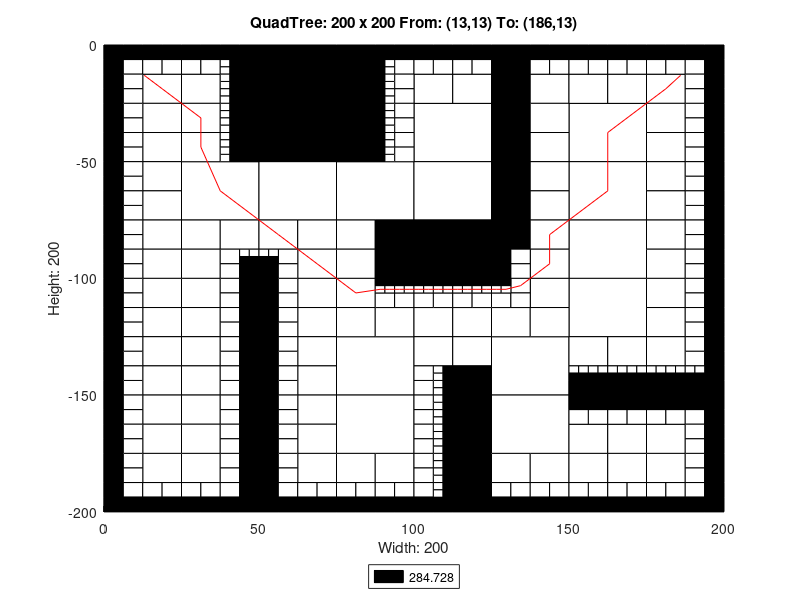

Write the MATLAB code that produced this figure.
axis([0 200 -200 0]);
title('QuadTree: 200 x 200 From: (13,13) To: (186,13)');
xlabel('Width: 200');
ylabel('Height: 200');
rectangle('Position',[50 -25 25 25], 'FaceColor',[0 0 0]);
rectangle('Position',[50 -50 25 25], 'FaceColor',[0 0 0]);
rectangle('Position',[25 -75 25 25], 'FaceColor',[1 1 1]);
rectangle('Position',[50 -75 25 25], 'FaceColor',[1 1 1]);
rectangle('Position',[75 -75 25 25], 'FaceColor',[1 1 1]);
rectangle('Position',[100 -50 25 25], 'FaceColor',[1 1 1]);
rectangle('Position',[150 -50 25 25], 'FaceColor',[1 1 1]);
rectangle('Position',[100 -75 25 25], 'FaceColor',[1 1 1]);
rectangle('Position',[100 -100 25 25], 'FaceColor',[0 0 0]);
rectangle('Position',[150 -75 25 25], 'FaceColor',[1 1 1]);
rectangle('Position',[150 -100 25 25], 'FaceColor',[1 1 1]);
rectangle('Position',[75 -150 25 25], 'FaceColor',[1 1 1]);
rectangle('Position',[75 -175 25 25], 'FaceColor',[1 1 1]);
rectangle('Position',[125 -150 25 25], 'FaceColor',[1 1 1]);
rectangle('Position',[150 -125 25 25], 'FaceColor',[1 1 1]);
rectangle('Position',[125 -175 25 25], 'FaceColor',[1 1 1]);
rectangle('Position',[12.5 -25 12.5 12.5], 'FaceColor',[1 1 1]);
rectangle('Position',[25 -25 12.5 12.5], 'FaceColor',[1 1 1]);
rectangle('Position',[12.5 -37.5 12.5 12.5], 'FaceColor',[1 1 1]);
rectangle('Position',[12.5 -50 12.5 12.5], 'FaceColor',[1 1 1]);
rectangle('Position',[25 -37.5 12.5 12.5], 'FaceColor',[1 1 1]);
rectangle('Position',[25 -50 12.5 12.5], 'FaceColor',[1 1 1]);
rectangle('Position',[75 -12.5 12.5 12.5], 'FaceColor',[0 0 0]);
rectangle('Position',[75 -25 12.5 12.5], 'FaceColor',[0 0 0]);
rectangle('Position',[75 -37.5 12.5 12.5], 'FaceColor',[0 0 0]);
rectangle('Position',[75 -50 12.5 12.5], 'FaceColor',[0 0 0]);
rectangle('Position',[12.5 -62.5 12.5 12.5], 'FaceColor',[1 1 1]);
rectangle('Position',[12.5 -75 12.5 12.5], 'FaceColor',[1 1 1]);
rectangle('Position',[12.5 -87.5 12.5 12.5], 'FaceColor',[1 1 1]);
rectangle('Position',[12.5 -100 12.5 12.5], 'FaceColor',[1 1 1]);
rectangle('Position',[25 -87.5 12.5 12.5], 'FaceColor',[1 1 1]);
rectangle('Position',[37.5 -87.5 12.5 12.5], 'FaceColor',[1 1 1]);
rectangle('Position',[25 -100 12.5 12.5], 'FaceColor',[1 1 1]);
rectangle('Position',[50 -87.5 12.5 12.5], 'FaceColor',[1 1 1]);
rectangle('Position',[62.5 -87.5 12.5 12.5], 'FaceColor',[1 1 1]);
rectangle('Position',[62.5 -100 12.5 12.5], 'FaceColor',[1 1 1]);
rectangle('Position',[75 -87.5 12.5 12.5], 'FaceColor',[1 1 1]);
rectangle('Position',[87.5 -87.5 12.5 12.5], 'FaceColor',[0 0 0]);
rectangle('Position',[75 -100 12.5 12.5], 'FaceColor',[1 1 1]);
rectangle('Position',[87.5 -100 12.5 12.5], 'FaceColor',[0 0 0]);
rectangle('Position',[100 -25 12.5 12.5], 'FaceColor',[1 1 1]);
rectangle('Position',[112.5 -25 12.5 12.5], 'FaceColor',[1 1 1]);
rectangle('Position',[125 -12.5 12.5 12.5], 'FaceColor',[0 0 0]);
rectangle('Position',[125 -25 12.5 12.5], 'FaceColor',[0 0 0]);
rectangle('Position',[137.5 -25 12.5 12.5], 'FaceColor',[1 1 1]);
rectangle('Position',[125 -37.5 12.5 12.5], 'FaceColor',[0 0 0]);
rectangle('Position',[137.5 -37.5 12.5 12.5], 'FaceColor',[1 1 1]);
rectangle('Position',[125 -50 12.5 12.5], 'FaceColor',[0 0 0]);
rectangle('Position',[137.5 -50 12.5 12.5], 'FaceColor',[1 1 1]);
rectangle('Position',[150 -25 12.5 12.5], 'FaceColor',[1 1 1]);
rectangle('Position',[162.5 -25 12.5 12.5], 'FaceColor',[1 1 1]);
rectangle('Position',[175 -25 12.5 12.5], 'FaceColor',[1 1 1]);
rectangle('Position',[175 -37.5 12.5 12.5], 'FaceColor',[1 1 1]);
rectangle('Position',[175 -50 12.5 12.5], 'FaceColor',[1 1 1]);
rectangle('Position',[125 -62.5 12.5 12.5], 'FaceColor',[0 0 0]);
rectangle('Position',[137.5 -62.5 12.5 12.5], 'FaceColor',[1 1 1]);
rectangle('Position',[125 -75 12.5 12.5], 'FaceColor',[0 0 0]);
rectangle('Position',[137.5 -75 12.5 12.5], 'FaceColor',[1 1 1]);
rectangle('Position',[125 -87.5 12.5 12.5], 'FaceColor',[0 0 0]);
rectangle('Position',[137.5 -87.5 12.5 12.5], 'FaceColor',[1 1 1]);
rectangle('Position',[137.5 -100 12.5 12.5], 'FaceColor',[1 1 1]);
rectangle('Position',[175 -62.5 12.5 12.5], 'FaceColor',[1 1 1]);
rectangle('Position',[175 -75 12.5 12.5], 'FaceColor',[1 1 1]);
rectangle('Position',[175 -87.5 12.5 12.5], 'FaceColor',[1 1 1]);
rectangle('Position',[175 -100 12.5 12.5], 'FaceColor',[1 1 1]);
rectangle('Position',[12.5 -112.5 12.5 12.5], 'FaceColor',[1 1 1]);
rectangle('Position',[12.5 -125 12.5 12.5], 'FaceColor',[1 1 1]);
rectangle('Position',[25 -112.5 12.5 12.5], 'FaceColor',[1 1 1]);
rectangle('Position',[25 -125 12.5 12.5], 'FaceColor',[1 1 1]);
rectangle('Position',[12.5 -137.5 12.5 12.5], 'FaceColor',[1 1 1]);
rectangle('Position',[12.5 -150 12.5 12.5], 'FaceColor',[1 1 1]);
rectangle('Position',[25 -137.5 12.5 12.5], 'FaceColor',[1 1 1]);
rectangle('Position',[25 -150 12.5 12.5], 'FaceColor',[1 1 1]);
rectangle('Position',[62.5 -112.5 12.5 12.5], 'FaceColor',[1 1 1]);
rectangle('Position',[62.5 -125 12.5 12.5], 'FaceColor',[1 1 1]);
rectangle('Position',[75 -112.5 12.5 12.5], 'FaceColor',[1 1 1]);
rectangle('Position',[75 -125 12.5 12.5], 'FaceColor',[1 1 1]);
rectangle('Position',[87.5 -125 12.5 12.5], 'FaceColor',[1 1 1]);
rectangle('Position',[62.5 -137.5 12.5 12.5], 'FaceColor',[1 1 1]);
rectangle('Position',[62.5 -150 12.5 12.5], 'FaceColor',[1 1 1]);
rectangle('Position',[12.5 -162.5 12.5 12.5], 'FaceColor',[1 1 1]);
rectangle('Position',[12.5 -175 12.5 12.5], 'FaceColor',[1 1 1]);
rectangle('Position',[25 -162.5 12.5 12.5], 'FaceColor',[1 1 1]);
rectangle('Position',[25 -175 12.5 12.5], 'FaceColor',[1 1 1]);
rectangle('Position',[12.5 -187.5 12.5 12.5], 'FaceColor',[1 1 1]);
rectangle('Position',[25 -187.5 12.5 12.5], 'FaceColor',[1 1 1]);
rectangle('Position',[62.5 -162.5 12.5 12.5], 'FaceColor',[1 1 1]);
rectangle('Position',[62.5 -175 12.5 12.5], 'FaceColor',[1 1 1]);
rectangle('Position',[62.5 -187.5 12.5 12.5], 'FaceColor',[1 1 1]);
rectangle('Position',[75 -187.5 12.5 12.5], 'FaceColor',[1 1 1]);
rectangle('Position',[87.5 -187.5 12.5 12.5], 'FaceColor',[1 1 1]);
rectangle('Position',[100 -125 12.5 12.5], 'FaceColor',[1 1 1]);
rectangle('Position',[112.5 -125 12.5 12.5], 'FaceColor',[1 1 1]);
rectangle('Position',[137.5 -112.5 12.5 12.5], 'FaceColor',[1 1 1]);
rectangle('Position',[125 -125 12.5 12.5], 'FaceColor',[1 1 1]);
rectangle('Position',[137.5 -125 12.5 12.5], 'FaceColor',[1 1 1]);
rectangle('Position',[100 -137.5 12.5 12.5], 'FaceColor',[1 1 1]);
rectangle('Position',[112.5 -137.5 12.5 12.5], 'FaceColor',[1 1 1]);
rectangle('Position',[112.5 -150 12.5 12.5], 'FaceColor',[0 0 0]);
rectangle('Position',[175 -112.5 12.5 12.5], 'FaceColor',[1 1 1]);
rectangle('Position',[175 -125 12.5 12.5], 'FaceColor',[1 1 1]);
rectangle('Position',[150 -137.5 12.5 12.5], 'FaceColor',[1 1 1]);
rectangle('Position',[162.5 -137.5 12.5 12.5], 'FaceColor',[1 1 1]);
rectangle('Position',[175 -137.5 12.5 12.5], 'FaceColor',[1 1 1]);
rectangle('Position',[112.5 -162.5 12.5 12.5], 'FaceColor',[0 0 0]);
rectangle('Position',[112.5 -175 12.5 12.5], 'FaceColor',[0 0 0]);
rectangle('Position',[112.5 -187.5 12.5 12.5], 'FaceColor',[0 0 0]);
rectangle('Position',[112.5 -200 12.5 12.5], 'FaceColor',[0 0 0]);
rectangle('Position',[125 -187.5 12.5 12.5], 'FaceColor',[1 1 1]);
rectangle('Position',[137.5 -187.5 12.5 12.5], 'FaceColor',[1 1 1]);
rectangle('Position',[150 -175 12.5 12.5], 'FaceColor',[1 1 1]);
rectangle('Position',[162.5 -175 12.5 12.5], 'FaceColor',[1 1 1]);
rectangle('Position',[175 -175 12.5 12.5], 'FaceColor',[1 1 1]);
rectangle('Position',[150 -187.5 12.5 12.5], 'FaceColor',[1 1 1]);
rectangle('Position',[162.5 -187.5 12.5 12.5], 'FaceColor',[1 1 1]);
rectangle('Position',[175 -187.5 12.5 12.5], 'FaceColor',[1 1 1]);
rectangle('Position',[0 -6.25 6.25 6.25], 'FaceColor',[0 0 0]);
rectangle('Position',[6.25 -6.25 6.25 6.25], 'FaceColor',[0 0 0]);
rectangle('Position',[0 -12.5 6.25 6.25], 'FaceColor',[0 0 0]);
rectangle('Position',[6.25 -12.5 6.25 6.25], 'FaceColor',[1 1 1]);
rectangle('Position',[12.5 -6.25 6.25 6.25], 'FaceColor',[0 0 0]);
rectangle('Position',[18.75 -6.25 6.25 6.25], 'FaceColor',[0 0 0]);
rectangle('Position',[12.5 -12.5 6.25 6.25], 'FaceColor',[1 1 1]);
rectangle('Position',[18.75 -12.5 6.25 6.25], 'FaceColor',[1 1 1]);
rectangle('Position',[0 -18.75 6.25 6.25], 'FaceColor',[0 0 0]);
rectangle('Position',[6.25 -18.75 6.25 6.25], 'FaceColor',[1 1 1]);
rectangle('Position',[0 -25 6.25 6.25], 'FaceColor',[0 0 0]);
rectangle('Position',[6.25 -25 6.25 6.25], 'FaceColor',[1 1 1]);
rectangle('Position',[25 -6.25 6.25 6.25], 'FaceColor',[0 0 0]);
rectangle('Position',[31.25 -6.25 6.25 6.25], 'FaceColor',[0 0 0]);
rectangle('Position',[25 -12.5 6.25 6.25], 'FaceColor',[1 1 1]);
rectangle('Position',[31.25 -12.5 6.25 6.25], 'FaceColor',[1 1 1]);
rectangle('Position',[37.5 -6.25 6.25 6.25], 'FaceColor',[0 0 0]);
rectangle('Position',[43.75 -6.25 6.25 6.25], 'FaceColor',[0 0 0]);
rectangle('Position',[43.75 -12.5 6.25 6.25], 'FaceColor',[0 0 0]);
rectangle('Position',[43.75 -18.75 6.25 6.25], 'FaceColor',[0 0 0]);
rectangle('Position',[43.75 -25 6.25 6.25], 'FaceColor',[0 0 0]);
rectangle('Position',[0 -31.25 6.25 6.25], 'FaceColor',[0 0 0]);
rectangle('Position',[6.25 -31.25 6.25 6.25], 'FaceColor',[1 1 1]);
rectangle('Position',[0 -37.5 6.25 6.25], 'FaceColor',[0 0 0]);
rectangle('Position',[6.25 -37.5 6.25 6.25], 'FaceColor',[1 1 1]);
rectangle('Position',[0 -43.75 6.25 6.25], 'FaceColor',[0 0 0]);
rectangle('Position',[6.25 -43.75 6.25 6.25], 'FaceColor',[1 1 1]);
rectangle('Position',[0 -50 6.25 6.25], 'FaceColor',[0 0 0]);
rectangle('Position',[6.25 -50 6.25 6.25], 'FaceColor',[1 1 1]);
rectangle('Position',[43.75 -31.25 6.25 6.25], 'FaceColor',[0 0 0]);
rectangle('Position',[43.75 -37.5 6.25 6.25], 'FaceColor',[0 0 0]);
rectangle('Position',[43.75 -43.75 6.25 6.25], 'FaceColor',[0 0 0]);
rectangle('Position',[43.75 -50 6.25 6.25], 'FaceColor',[0 0 0]);
rectangle('Position',[87.5 -6.25 6.25 6.25], 'FaceColor',[0 0 0]);
rectangle('Position',[93.75 -6.25 6.25 6.25], 'FaceColor',[0 0 0]);
rectangle('Position',[93.75 -12.5 6.25 6.25], 'FaceColor',[1 1 1]);
rectangle('Position',[93.75 -18.75 6.25 6.25], 'FaceColor',[1 1 1]);
rectangle('Position',[93.75 -25 6.25 6.25], 'FaceColor',[1 1 1]);
rectangle('Position',[93.75 -31.25 6.25 6.25], 'FaceColor',[1 1 1]);
rectangle('Position',[93.75 -37.5 6.25 6.25], 'FaceColor',[1 1 1]);
rectangle('Position',[93.75 -43.75 6.25 6.25], 'FaceColor',[1 1 1]);
rectangle('Position',[93.75 -50 6.25 6.25], 'FaceColor',[1 1 1]);
rectangle('Position',[0 -56.25 6.25 6.25], 'FaceColor',[0 0 0]);
rectangle('Position',[6.25 -56.25 6.25 6.25], 'FaceColor',[1 1 1]);
rectangle('Position',[0 -62.5 6.25 6.25], 'FaceColor',[0 0 0]);
rectangle('Position',[6.25 -62.5 6.25 6.25], 'FaceColor',[1 1 1]);
rectangle('Position',[0 -68.75 6.25 6.25], 'FaceColor',[0 0 0]);
rectangle('Position',[6.25 -68.75 6.25 6.25], 'FaceColor',[1 1 1]);
rectangle('Position',[0 -75 6.25 6.25], 'FaceColor',[0 0 0]);
rectangle('Position',[6.25 -75 6.25 6.25], 'FaceColor',[1 1 1]);
rectangle('Position',[0 -81.25 6.25 6.25], 'FaceColor',[0 0 0]);
rectangle('Position',[6.25 -81.25 6.25 6.25], 'FaceColor',[1 1 1]);
rectangle('Position',[0 -87.5 6.25 6.25], 'FaceColor',[0 0 0]);
rectangle('Position',[6.25 -87.5 6.25 6.25], 'FaceColor',[1 1 1]);
rectangle('Position',[0 -93.75 6.25 6.25], 'FaceColor',[0 0 0]);
rectangle('Position',[6.25 -93.75 6.25 6.25], 'FaceColor',[1 1 1]);
rectangle('Position',[0 -100 6.25 6.25], 'FaceColor',[0 0 0]);
rectangle('Position',[6.25 -100 6.25 6.25], 'FaceColor',[1 1 1]);
rectangle('Position',[37.5 -93.75 6.25 6.25], 'FaceColor',[1 1 1]);
rectangle('Position',[37.5 -100 6.25 6.25], 'FaceColor',[1 1 1]);
rectangle('Position',[43.75 -100 6.25 6.25], 'FaceColor',[0 0 0]);
rectangle('Position',[56.25 -93.75 6.25 6.25], 'FaceColor',[1 1 1]);
rectangle('Position',[50 -100 6.25 6.25], 'FaceColor',[0 0 0]);
rectangle('Position',[56.25 -100 6.25 6.25], 'FaceColor',[1 1 1]);
rectangle('Position',[100 -6.25 6.25 6.25], 'FaceColor',[0 0 0]);
rectangle('Position',[106.25 -6.25 6.25 6.25], 'FaceColor',[0 0 0]);
rectangle('Position',[100 -12.5 6.25 6.25], 'FaceColor',[1 1 1]);
rectangle('Position',[106.25 -12.5 6.25 6.25], 'FaceColor',[1 1 1]);
rectangle('Position',[112.5 -6.25 6.25 6.25], 'FaceColor',[0 0 0]);
rectangle('Position',[118.75 -6.25 6.25 6.25], 'FaceColor',[0 0 0]);
rectangle('Position',[112.5 -12.5 6.25 6.25], 'FaceColor',[1 1 1]);
rectangle('Position',[118.75 -12.5 6.25 6.25], 'FaceColor',[1 1 1]);
rectangle('Position',[137.5 -6.25 6.25 6.25], 'FaceColor',[0 0 0]);
rectangle('Position',[143.75 -6.25 6.25 6.25], 'FaceColor',[0 0 0]);
rectangle('Position',[137.5 -12.5 6.25 6.25], 'FaceColor',[1 1 1]);
rectangle('Position',[143.75 -12.5 6.25 6.25], 'FaceColor',[1 1 1]);
rectangle('Position',[150 -6.25 6.25 6.25], 'FaceColor',[0 0 0]);
rectangle('Position',[156.25 -6.25 6.25 6.25], 'FaceColor',[0 0 0]);
rectangle('Position',[150 -12.5 6.25 6.25], 'FaceColor',[1 1 1]);
rectangle('Position',[156.25 -12.5 6.25 6.25], 'FaceColor',[1 1 1]);
rectangle('Position',[162.5 -6.25 6.25 6.25], 'FaceColor',[0 0 0]);
rectangle('Position',[168.75 -6.25 6.25 6.25], 'FaceColor',[0 0 0]);
rectangle('Position',[162.5 -12.5 6.25 6.25], 'FaceColor',[1 1 1]);
rectangle('Position',[168.75 -12.5 6.25 6.25], 'FaceColor',[1 1 1]);
rectangle('Position',[175 -6.25 6.25 6.25], 'FaceColor',[0 0 0]);
rectangle('Position',[181.25 -6.25 6.25 6.25], 'FaceColor',[0 0 0]);
rectangle('Position',[175 -12.5 6.25 6.25], 'FaceColor',[1 1 1]);
rectangle('Position',[181.25 -12.5 6.25 6.25], 'FaceColor',[1 1 1]);
rectangle('Position',[187.5 -6.25 6.25 6.25], 'FaceColor',[0 0 0]);
rectangle('Position',[193.75 -6.25 6.25 6.25], 'FaceColor',[0 0 0]);
rectangle('Position',[187.5 -12.5 6.25 6.25], 'FaceColor',[1 1 1]);
rectangle('Position',[193.75 -12.5 6.25 6.25], 'FaceColor',[0 0 0]);
rectangle('Position',[187.5 -18.75 6.25 6.25], 'FaceColor',[1 1 1]);
rectangle('Position',[193.75 -18.75 6.25 6.25], 'FaceColor',[0 0 0]);
rectangle('Position',[187.5 -25 6.25 6.25], 'FaceColor',[1 1 1]);
rectangle('Position',[193.75 -25 6.25 6.25], 'FaceColor',[0 0 0]);
rectangle('Position',[187.5 -31.25 6.25 6.25], 'FaceColor',[1 1 1]);
rectangle('Position',[193.75 -31.25 6.25 6.25], 'FaceColor',[0 0 0]);
rectangle('Position',[187.5 -37.5 6.25 6.25], 'FaceColor',[1 1 1]);
rectangle('Position',[193.75 -37.5 6.25 6.25], 'FaceColor',[0 0 0]);
rectangle('Position',[187.5 -43.75 6.25 6.25], 'FaceColor',[1 1 1]);
rectangle('Position',[193.75 -43.75 6.25 6.25], 'FaceColor',[0 0 0]);
rectangle('Position',[187.5 -50 6.25 6.25], 'FaceColor',[1 1 1]);
rectangle('Position',[193.75 -50 6.25 6.25], 'FaceColor',[0 0 0]);
rectangle('Position',[125 -93.75 6.25 6.25], 'FaceColor',[0 0 0]);
rectangle('Position',[131.25 -93.75 6.25 6.25], 'FaceColor',[1 1 1]);
rectangle('Position',[125 -100 6.25 6.25], 'FaceColor',[0 0 0]);
rectangle('Position',[131.25 -100 6.25 6.25], 'FaceColor',[1 1 1]);
rectangle('Position',[187.5 -56.25 6.25 6.25], 'FaceColor',[1 1 1]);
rectangle('Position',[193.75 -56.25 6.25 6.25], 'FaceColor',[0 0 0]);
rectangle('Position',[187.5 -62.5 6.25 6.25], 'FaceColor',[1 1 1]);
rectangle('Position',[193.75 -62.5 6.25 6.25], 'FaceColor',[0 0 0]);
rectangle('Position',[187.5 -68.75 6.25 6.25], 'FaceColor',[1 1 1]);
rectangle('Position',[193.75 -68.75 6.25 6.25], 'FaceColor',[0 0 0]);
rectangle('Position',[187.5 -75 6.25 6.25], 'FaceColor',[1 1 1]);
rectangle('Position',[193.75 -75 6.25 6.25], 'FaceColor',[0 0 0]);
rectangle('Position',[187.5 -81.25 6.25 6.25], 'FaceColor',[1 1 1]);
rectangle('Position',[193.75 -81.25 6.25 6.25], 'FaceColor',[0 0 0]);
rectangle('Position',[187.5 -87.5 6.25 6.25], 'FaceColor',[1 1 1]);
rectangle('Position',[193.75 -87.5 6.25 6.25], 'FaceColor',[0 0 0]);
rectangle('Position',[187.5 -93.75 6.25 6.25], 'FaceColor',[1 1 1]);
rectangle('Position',[193.75 -93.75 6.25 6.25], 'FaceColor',[0 0 0]);
rectangle('Position',[187.5 -100 6.25 6.25], 'FaceColor',[1 1 1]);
rectangle('Position',[193.75 -100 6.25 6.25], 'FaceColor',[0 0 0]);
rectangle('Position',[0 -106.25 6.25 6.25], 'FaceColor',[0 0 0]);
rectangle('Position',[6.25 -106.25 6.25 6.25], 'FaceColor',[1 1 1]);
rectangle('Position',[0 -112.5 6.25 6.25], 'FaceColor',[0 0 0]);
rectangle('Position',[6.25 -112.5 6.25 6.25], 'FaceColor',[1 1 1]);
rectangle('Position',[0 -118.75 6.25 6.25], 'FaceColor',[0 0 0]);
rectangle('Position',[6.25 -118.75 6.25 6.25], 'FaceColor',[1 1 1]);
rectangle('Position',[0 -125 6.25 6.25], 'FaceColor',[0 0 0]);
rectangle('Position',[6.25 -125 6.25 6.25], 'FaceColor',[1 1 1]);
rectangle('Position',[37.5 -106.25 6.25 6.25], 'FaceColor',[1 1 1]);
rectangle('Position',[43.75 -106.25 6.25 6.25], 'FaceColor',[0 0 0]);
rectangle('Position',[37.5 -112.5 6.25 6.25], 'FaceColor',[1 1 1]);
rectangle('Position',[43.75 -112.5 6.25 6.25], 'FaceColor',[0 0 0]);
rectangle('Position',[37.5 -118.75 6.25 6.25], 'FaceColor',[1 1 1]);
rectangle('Position',[43.75 -118.75 6.25 6.25], 'FaceColor',[0 0 0]);
rectangle('Position',[37.5 -125 6.25 6.25], 'FaceColor',[1 1 1]);
rectangle('Position',[43.75 -125 6.25 6.25], 'FaceColor',[0 0 0]);
rectangle('Position',[0 -131.25 6.25 6.25], 'FaceColor',[0 0 0]);
rectangle('Position',[6.25 -131.25 6.25 6.25], 'FaceColor',[1 1 1]);
rectangle('Position',[0 -137.5 6.25 6.25], 'FaceColor',[0 0 0]);
rectangle('Position',[6.25 -137.5 6.25 6.25], 'FaceColor',[1 1 1]);
rectangle('Position',[0 -143.75 6.25 6.25], 'FaceColor',[0 0 0]);
rectangle('Position',[6.25 -143.75 6.25 6.25], 'FaceColor',[1 1 1]);
rectangle('Position',[0 -150 6.25 6.25], 'FaceColor',[0 0 0]);
rectangle('Position',[6.25 -150 6.25 6.25], 'FaceColor',[1 1 1]);
rectangle('Position',[37.5 -131.25 6.25 6.25], 'FaceColor',[1 1 1]);
rectangle('Position',[43.75 -131.25 6.25 6.25], 'FaceColor',[0 0 0]);
rectangle('Position',[37.5 -137.5 6.25 6.25], 'FaceColor',[1 1 1]);
rectangle('Position',[43.75 -137.5 6.25 6.25], 'FaceColor',[0 0 0]);
rectangle('Position',[37.5 -143.75 6.25 6.25], 'FaceColor',[1 1 1]);
rectangle('Position',[43.75 -143.75 6.25 6.25], 'FaceColor',[0 0 0]);
rectangle('Position',[37.5 -150 6.25 6.25], 'FaceColor',[1 1 1]);
rectangle('Position',[43.75 -150 6.25 6.25], 'FaceColor',[0 0 0]);
rectangle('Position',[50 -106.25 6.25 6.25], 'FaceColor',[0 0 0]);
rectangle('Position',[56.25 -106.25 6.25 6.25], 'FaceColor',[1 1 1]);
rectangle('Position',[50 -112.5 6.25 6.25], 'FaceColor',[0 0 0]);
rectangle('Position',[56.25 -112.5 6.25 6.25], 'FaceColor',[1 1 1]);
rectangle('Position',[50 -118.75 6.25 6.25], 'FaceColor',[0 0 0]);
rectangle('Position',[56.25 -118.75 6.25 6.25], 'FaceColor',[1 1 1]);
rectangle('Position',[50 -125 6.25 6.25], 'FaceColor',[0 0 0]);
rectangle('Position',[56.25 -125 6.25 6.25], 'FaceColor',[1 1 1]);
rectangle('Position',[87.5 -112.5 6.25 6.25], 'FaceColor',[1 1 1]);
rectangle('Position',[93.75 -112.5 6.25 6.25], 'FaceColor',[1 1 1]);
rectangle('Position',[50 -131.25 6.25 6.25], 'FaceColor',[0 0 0]);
rectangle('Position',[56.25 -131.25 6.25 6.25], 'FaceColor',[1 1 1]);
rectangle('Position',[50 -137.5 6.25 6.25], 'FaceColor',[0 0 0]);
rectangle('Position',[56.25 -137.5 6.25 6.25], 'FaceColor',[1 1 1]);
rectangle('Position',[50 -143.75 6.25 6.25], 'FaceColor',[0 0 0]);
rectangle('Position',[56.25 -143.75 6.25 6.25], 'FaceColor',[1 1 1]);
rectangle('Position',[50 -150 6.25 6.25], 'FaceColor',[0 0 0]);
rectangle('Position',[56.25 -150 6.25 6.25], 'FaceColor',[1 1 1]);
rectangle('Position',[0 -156.25 6.25 6.25], 'FaceColor',[0 0 0]);
rectangle('Position',[6.25 -156.25 6.25 6.25], 'FaceColor',[1 1 1]);
rectangle('Position',[0 -162.5 6.25 6.25], 'FaceColor',[0 0 0]);
rectangle('Position',[6.25 -162.5 6.25 6.25], 'FaceColor',[1 1 1]);
rectangle('Position',[0 -168.75 6.25 6.25], 'FaceColor',[0 0 0]);
rectangle('Position',[6.25 -168.75 6.25 6.25], 'FaceColor',[1 1 1]);
rectangle('Position',[0 -175 6.25 6.25], 'FaceColor',[0 0 0]);
rectangle('Position',[6.25 -175 6.25 6.25], 'FaceColor',[1 1 1]);
rectangle('Position',[37.5 -156.25 6.25 6.25], 'FaceColor',[1 1 1]);
rectangle('Position',[43.75 -156.25 6.25 6.25], 'FaceColor',[0 0 0]);
rectangle('Position',[37.5 -162.5 6.25 6.25], 'FaceColor',[1 1 1]);
rectangle('Position',[43.75 -162.5 6.25 6.25], 'FaceColor',[0 0 0]);
rectangle('Position',[37.5 -168.75 6.25 6.25], 'FaceColor',[1 1 1]);
rectangle('Position',[43.75 -168.75 6.25 6.25], 'FaceColor',[0 0 0]);
rectangle('Position',[37.5 -175 6.25 6.25], 'FaceColor',[1 1 1]);
rectangle('Position',[43.75 -175 6.25 6.25], 'FaceColor',[0 0 0]);
rectangle('Position',[0 -181.25 6.25 6.25], 'FaceColor',[0 0 0]);
rectangle('Position',[6.25 -181.25 6.25 6.25], 'FaceColor',[1 1 1]);
rectangle('Position',[0 -187.5 6.25 6.25], 'FaceColor',[0 0 0]);
rectangle('Position',[6.25 -187.5 6.25 6.25], 'FaceColor',[1 1 1]);
rectangle('Position',[0 -193.75 6.25 6.25], 'FaceColor',[0 0 0]);
rectangle('Position',[6.25 -193.75 6.25 6.25], 'FaceColor',[1 1 1]);
rectangle('Position',[0 -200 6.25 6.25], 'FaceColor',[0 0 0]);
rectangle('Position',[6.25 -200 6.25 6.25], 'FaceColor',[0 0 0]);
rectangle('Position',[12.5 -193.75 6.25 6.25], 'FaceColor',[1 1 1]);
rectangle('Position',[18.75 -193.75 6.25 6.25], 'FaceColor',[1 1 1]);
rectangle('Position',[12.5 -200 6.25 6.25], 'FaceColor',[0 0 0]);
rectangle('Position',[18.75 -200 6.25 6.25], 'FaceColor',[0 0 0]);
rectangle('Position',[37.5 -181.25 6.25 6.25], 'FaceColor',[1 1 1]);
rectangle('Position',[43.75 -181.25 6.25 6.25], 'FaceColor',[0 0 0]);
rectangle('Position',[37.5 -187.5 6.25 6.25], 'FaceColor',[1 1 1]);
rectangle('Position',[43.75 -187.5 6.25 6.25], 'FaceColor',[0 0 0]);
rectangle('Position',[25 -193.75 6.25 6.25], 'FaceColor',[1 1 1]);
rectangle('Position',[31.25 -193.75 6.25 6.25], 'FaceColor',[1 1 1]);
rectangle('Position',[25 -200 6.25 6.25], 'FaceColor',[0 0 0]);
rectangle('Position',[31.25 -200 6.25 6.25], 'FaceColor',[0 0 0]);
rectangle('Position',[37.5 -193.75 6.25 6.25], 'FaceColor',[1 1 1]);
rectangle('Position',[43.75 -193.75 6.25 6.25], 'FaceColor',[0 0 0]);
rectangle('Position',[37.5 -200 6.25 6.25], 'FaceColor',[0 0 0]);
rectangle('Position',[43.75 -200 6.25 6.25], 'FaceColor',[0 0 0]);
rectangle('Position',[50 -156.25 6.25 6.25], 'FaceColor',[0 0 0]);
rectangle('Position',[56.25 -156.25 6.25 6.25], 'FaceColor',[1 1 1]);
rectangle('Position',[50 -162.5 6.25 6.25], 'FaceColor',[0 0 0]);
rectangle('Position',[56.25 -162.5 6.25 6.25], 'FaceColor',[1 1 1]);
rectangle('Position',[50 -168.75 6.25 6.25], 'FaceColor',[0 0 0]);
rectangle('Position',[56.25 -168.75 6.25 6.25], 'FaceColor',[1 1 1]);
rectangle('Position',[50 -175 6.25 6.25], 'FaceColor',[0 0 0]);
rectangle('Position',[56.25 -175 6.25 6.25], 'FaceColor',[1 1 1]);
rectangle('Position',[50 -181.25 6.25 6.25], 'FaceColor',[0 0 0]);
rectangle('Position',[56.25 -181.25 6.25 6.25], 'FaceColor',[1 1 1]);
rectangle('Position',[50 -187.5 6.25 6.25], 'FaceColor',[0 0 0]);
rectangle('Position',[56.25 -187.5 6.25 6.25], 'FaceColor',[1 1 1]);
rectangle('Position',[50 -193.75 6.25 6.25], 'FaceColor',[0 0 0]);
rectangle('Position',[56.25 -193.75 6.25 6.25], 'FaceColor',[1 1 1]);
rectangle('Position',[50 -200 6.25 6.25], 'FaceColor',[0 0 0]);
rectangle('Position',[56.25 -200 6.25 6.25], 'FaceColor',[0 0 0]);
rectangle('Position',[62.5 -193.75 6.25 6.25], 'FaceColor',[1 1 1]);
rectangle('Position',[68.75 -193.75 6.25 6.25], 'FaceColor',[1 1 1]);
rectangle('Position',[62.5 -200 6.25 6.25], 'FaceColor',[0 0 0]);
rectangle('Position',[68.75 -200 6.25 6.25], 'FaceColor',[0 0 0]);
rectangle('Position',[75 -193.75 6.25 6.25], 'FaceColor',[1 1 1]);
rectangle('Position',[81.25 -193.75 6.25 6.25], 'FaceColor',[1 1 1]);
rectangle('Position',[75 -200 6.25 6.25], 'FaceColor',[0 0 0]);
rectangle('Position',[81.25 -200 6.25 6.25], 'FaceColor',[0 0 0]);
rectangle('Position',[87.5 -193.75 6.25 6.25], 'FaceColor',[1 1 1]);
rectangle('Position',[93.75 -193.75 6.25 6.25], 'FaceColor',[1 1 1]);
rectangle('Position',[87.5 -200 6.25 6.25], 'FaceColor',[0 0 0]);
rectangle('Position',[93.75 -200 6.25 6.25], 'FaceColor',[0 0 0]);
rectangle('Position',[100 -112.5 6.25 6.25], 'FaceColor',[1 1 1]);
rectangle('Position',[106.25 -112.5 6.25 6.25], 'FaceColor',[1 1 1]);
rectangle('Position',[112.5 -112.5 6.25 6.25], 'FaceColor',[1 1 1]);
rectangle('Position',[118.75 -112.5 6.25 6.25], 'FaceColor',[1 1 1]);
rectangle('Position',[131.25 -106.25 6.25 6.25], 'FaceColor',[1 1 1]);
rectangle('Position',[125 -112.5 6.25 6.25], 'FaceColor',[1 1 1]);
rectangle('Position',[131.25 -112.5 6.25 6.25], 'FaceColor',[1 1 1]);
rectangle('Position',[100 -143.75 6.25 6.25], 'FaceColor',[1 1 1]);
rectangle('Position',[100 -150 6.25 6.25], 'FaceColor',[1 1 1]);
rectangle('Position',[187.5 -106.25 6.25 6.25], 'FaceColor',[1 1 1]);
rectangle('Position',[193.75 -106.25 6.25 6.25], 'FaceColor',[0 0 0]);
rectangle('Position',[187.5 -112.5 6.25 6.25], 'FaceColor',[1 1 1]);
rectangle('Position',[193.75 -112.5 6.25 6.25], 'FaceColor',[0 0 0]);
rectangle('Position',[187.5 -118.75 6.25 6.25], 'FaceColor',[1 1 1]);
rectangle('Position',[193.75 -118.75 6.25 6.25], 'FaceColor',[0 0 0]);
rectangle('Position',[187.5 -125 6.25 6.25], 'FaceColor',[1 1 1]);
rectangle('Position',[193.75 -125 6.25 6.25], 'FaceColor',[0 0 0]);
rectangle('Position',[150 -150 6.25 6.25], 'FaceColor',[0 0 0]);
rectangle('Position',[156.25 -150 6.25 6.25], 'FaceColor',[0 0 0]);
rectangle('Position',[162.5 -150 6.25 6.25], 'FaceColor',[0 0 0]);
rectangle('Position',[168.75 -150 6.25 6.25], 'FaceColor',[0 0 0]);
rectangle('Position',[187.5 -131.25 6.25 6.25], 'FaceColor',[1 1 1]);
rectangle('Position',[193.75 -131.25 6.25 6.25], 'FaceColor',[0 0 0]);
rectangle('Position',[187.5 -137.5 6.25 6.25], 'FaceColor',[1 1 1]);
rectangle('Position',[193.75 -137.5 6.25 6.25], 'FaceColor',[0 0 0]);
rectangle('Position',[175 -150 6.25 6.25], 'FaceColor',[0 0 0]);
rectangle('Position',[181.25 -150 6.25 6.25], 'FaceColor',[0 0 0]);
rectangle('Position',[193.75 -143.75 6.25 6.25], 'FaceColor',[0 0 0]);
rectangle('Position',[187.5 -150 6.25 6.25], 'FaceColor',[0 0 0]);
rectangle('Position',[193.75 -150 6.25 6.25], 'FaceColor',[0 0 0]);
rectangle('Position',[100 -156.25 6.25 6.25], 'FaceColor',[1 1 1]);
rectangle('Position',[100 -162.5 6.25 6.25], 'FaceColor',[1 1 1]);
rectangle('Position',[100 -168.75 6.25 6.25], 'FaceColor',[1 1 1]);
rectangle('Position',[100 -175 6.25 6.25], 'FaceColor',[1 1 1]);
rectangle('Position',[100 -181.25 6.25 6.25], 'FaceColor',[1 1 1]);
rectangle('Position',[100 -187.5 6.25 6.25], 'FaceColor',[1 1 1]);
rectangle('Position',[100 -193.75 6.25 6.25], 'FaceColor',[1 1 1]);
rectangle('Position',[100 -200 6.25 6.25], 'FaceColor',[0 0 0]);
rectangle('Position',[106.25 -200 6.25 6.25], 'FaceColor',[0 0 0]);
rectangle('Position',[125 -193.75 6.25 6.25], 'FaceColor',[1 1 1]);
rectangle('Position',[131.25 -193.75 6.25 6.25], 'FaceColor',[1 1 1]);
rectangle('Position',[125 -200 6.25 6.25], 'FaceColor',[0 0 0]);
rectangle('Position',[131.25 -200 6.25 6.25], 'FaceColor',[0 0 0]);
rectangle('Position',[137.5 -193.75 6.25 6.25], 'FaceColor',[1 1 1]);
rectangle('Position',[143.75 -193.75 6.25 6.25], 'FaceColor',[1 1 1]);
rectangle('Position',[137.5 -200 6.25 6.25], 'FaceColor',[0 0 0]);
rectangle('Position',[143.75 -200 6.25 6.25], 'FaceColor',[0 0 0]);
rectangle('Position',[150 -156.25 6.25 6.25], 'FaceColor',[0 0 0]);
rectangle('Position',[156.25 -156.25 6.25 6.25], 'FaceColor',[0 0 0]);
rectangle('Position',[150 -162.5 6.25 6.25], 'FaceColor',[1 1 1]);
rectangle('Position',[156.25 -162.5 6.25 6.25], 'FaceColor',[1 1 1]);
rectangle('Position',[162.5 -156.25 6.25 6.25], 'FaceColor',[0 0 0]);
rectangle('Position',[168.75 -156.25 6.25 6.25], 'FaceColor',[0 0 0]);
rectangle('Position',[162.5 -162.5 6.25 6.25], 'FaceColor',[1 1 1]);
rectangle('Position',[168.75 -162.5 6.25 6.25], 'FaceColor',[1 1 1]);
rectangle('Position',[175 -156.25 6.25 6.25], 'FaceColor',[0 0 0]);
rectangle('Position',[181.25 -156.25 6.25 6.25], 'FaceColor',[0 0 0]);
rectangle('Position',[175 -162.5 6.25 6.25], 'FaceColor',[1 1 1]);
rectangle('Position',[181.25 -162.5 6.25 6.25], 'FaceColor',[1 1 1]);
rectangle('Position',[187.5 -156.25 6.25 6.25], 'FaceColor',[0 0 0]);
rectangle('Position',[193.75 -156.25 6.25 6.25], 'FaceColor',[0 0 0]);
rectangle('Position',[187.5 -162.5 6.25 6.25], 'FaceColor',[1 1 1]);
rectangle('Position',[193.75 -162.5 6.25 6.25], 'FaceColor',[0 0 0]);
rectangle('Position',[187.5 -168.75 6.25 6.25], 'FaceColor',[1 1 1]);
rectangle('Position',[193.75 -168.75 6.25 6.25], 'FaceColor',[0 0 0]);
rectangle('Position',[187.5 -175 6.25 6.25], 'FaceColor',[1 1 1]);
rectangle('Position',[193.75 -175 6.25 6.25], 'FaceColor',[0 0 0]);
rectangle('Position',[150 -193.75 6.25 6.25], 'FaceColor',[1 1 1]);
rectangle('Position',[156.25 -193.75 6.25 6.25], 'FaceColor',[1 1 1]);
rectangle('Position',[150 -200 6.25 6.25], 'FaceColor',[0 0 0]);
rectangle('Position',[156.25 -200 6.25 6.25], 'FaceColor',[0 0 0]);
rectangle('Position',[162.5 -193.75 6.25 6.25], 'FaceColor',[1 1 1]);
rectangle('Position',[168.75 -193.75 6.25 6.25], 'FaceColor',[1 1 1]);
rectangle('Position',[162.5 -200 6.25 6.25], 'FaceColor',[0 0 0]);
rectangle('Position',[168.75 -200 6.25 6.25], 'FaceColor',[0 0 0]);
rectangle('Position',[187.5 -181.25 6.25 6.25], 'FaceColor',[1 1 1]);
rectangle('Position',[193.75 -181.25 6.25 6.25], 'FaceColor',[0 0 0]);
rectangle('Position',[187.5 -187.5 6.25 6.25], 'FaceColor',[1 1 1]);
rectangle('Position',[193.75 -187.5 6.25 6.25], 'FaceColor',[0 0 0]);
rectangle('Position',[175 -193.75 6.25 6.25], 'FaceColor',[1 1 1]);
rectangle('Position',[181.25 -193.75 6.25 6.25], 'FaceColor',[1 1 1]);
rectangle('Position',[175 -200 6.25 6.25], 'FaceColor',[0 0 0]);
rectangle('Position',[181.25 -200 6.25 6.25], 'FaceColor',[0 0 0]);
rectangle('Position',[187.5 -193.75 6.25 6.25], 'FaceColor',[1 1 1]);
rectangle('Position',[193.75 -193.75 6.25 6.25], 'FaceColor',[0 0 0]);
rectangle('Position',[187.5 -200 6.25 6.25], 'FaceColor',[0 0 0]);
rectangle('Position',[193.75 -200 6.25 6.25], 'FaceColor',[0 0 0]);
rectangle('Position',[37.5 -9.375 3.125 3.125], 'FaceColor',[1 1 1]);
rectangle('Position',[40.625 -9.375 3.125 3.125], 'FaceColor',[0 0 0]);
rectangle('Position',[37.5 -12.5 3.125 3.125], 'FaceColor',[1 1 1]);
rectangle('Position',[40.625 -12.5 3.125 3.125], 'FaceColor',[0 0 0]);
rectangle('Position',[37.5 -15.625 3.125 3.125], 'FaceColor',[1 1 1]);
rectangle('Position',[40.625 -15.625 3.125 3.125], 'FaceColor',[0 0 0]);
rectangle('Position',[37.5 -18.75 3.125 3.125], 'FaceColor',[1 1 1]);
rectangle('Position',[40.625 -18.75 3.125 3.125], 'FaceColor',[0 0 0]);
rectangle('Position',[37.5 -21.875 3.125 3.125], 'FaceColor',[1 1 1]);
rectangle('Position',[40.625 -21.875 3.125 3.125], 'FaceColor',[0 0 0]);
rectangle('Position',[37.5 -25 3.125 3.125], 'FaceColor',[1 1 1]);
rectangle('Position',[40.625 -25 3.125 3.125], 'FaceColor',[0 0 0]);
rectangle('Position',[37.5 -28.125 3.125 3.125], 'FaceColor',[1 1 1]);
rectangle('Position',[40.625 -28.125 3.125 3.125], 'FaceColor',[0 0 0]);
rectangle('Position',[37.5 -31.25 3.125 3.125], 'FaceColor',[1 1 1]);
rectangle('Position',[40.625 -31.25 3.125 3.125], 'FaceColor',[0 0 0]);
rectangle('Position',[37.5 -34.375 3.125 3.125], 'FaceColor',[1 1 1]);
rectangle('Position',[40.625 -34.375 3.125 3.125], 'FaceColor',[0 0 0]);
rectangle('Position',[37.5 -37.5 3.125 3.125], 'FaceColor',[1 1 1]);
rectangle('Position',[40.625 -37.5 3.125 3.125], 'FaceColor',[0 0 0]);
rectangle('Position',[37.5 -40.625 3.125 3.125], 'FaceColor',[1 1 1]);
rectangle('Position',[40.625 -40.625 3.125 3.125], 'FaceColor',[0 0 0]);
rectangle('Position',[37.5 -43.75 3.125 3.125], 'FaceColor',[1 1 1]);
rectangle('Position',[40.625 -43.75 3.125 3.125], 'FaceColor',[0 0 0]);
rectangle('Position',[37.5 -46.875 3.125 3.125], 'FaceColor',[1 1 1]);
rectangle('Position',[40.625 -46.875 3.125 3.125], 'FaceColor',[0 0 0]);
rectangle('Position',[37.5 -50 3.125 3.125], 'FaceColor',[1 1 1]);
rectangle('Position',[40.625 -50 3.125 3.125], 'FaceColor',[0 0 0]);
rectangle('Position',[87.5 -9.375 3.125 3.125], 'FaceColor',[0 0 0]);
rectangle('Position',[90.625 -9.375 3.125 3.125], 'FaceColor',[1 1 1]);
rectangle('Position',[87.5 -12.5 3.125 3.125], 'FaceColor',[0 0 0]);
rectangle('Position',[90.625 -12.5 3.125 3.125], 'FaceColor',[1 1 1]);
rectangle('Position',[87.5 -15.625 3.125 3.125], 'FaceColor',[0 0 0]);
rectangle('Position',[90.625 -15.625 3.125 3.125], 'FaceColor',[1 1 1]);
rectangle('Position',[87.5 -18.75 3.125 3.125], 'FaceColor',[0 0 0]);
rectangle('Position',[90.625 -18.75 3.125 3.125], 'FaceColor',[1 1 1]);
rectangle('Position',[87.5 -21.875 3.125 3.125], 'FaceColor',[0 0 0]);
rectangle('Position',[90.625 -21.875 3.125 3.125], 'FaceColor',[1 1 1]);
rectangle('Position',[87.5 -25 3.125 3.125], 'FaceColor',[0 0 0]);
rectangle('Position',[90.625 -25 3.125 3.125], 'FaceColor',[1 1 1]);
rectangle('Position',[87.5 -28.125 3.125 3.125], 'FaceColor',[0 0 0]);
rectangle('Position',[90.625 -28.125 3.125 3.125], 'FaceColor',[1 1 1]);
rectangle('Position',[87.5 -31.25 3.125 3.125], 'FaceColor',[0 0 0]);
rectangle('Position',[90.625 -31.25 3.125 3.125], 'FaceColor',[1 1 1]);
rectangle('Position',[87.5 -34.375 3.125 3.125], 'FaceColor',[0 0 0]);
rectangle('Position',[90.625 -34.375 3.125 3.125], 'FaceColor',[1 1 1]);
rectangle('Position',[87.5 -37.5 3.125 3.125], 'FaceColor',[0 0 0]);
rectangle('Position',[90.625 -37.5 3.125 3.125], 'FaceColor',[1 1 1]);
rectangle('Position',[87.5 -40.625 3.125 3.125], 'FaceColor',[0 0 0]);
rectangle('Position',[90.625 -40.625 3.125 3.125], 'FaceColor',[1 1 1]);
rectangle('Position',[87.5 -43.75 3.125 3.125], 'FaceColor',[0 0 0]);
rectangle('Position',[90.625 -43.75 3.125 3.125], 'FaceColor',[1 1 1]);
rectangle('Position',[87.5 -46.875 3.125 3.125], 'FaceColor',[0 0 0]);
rectangle('Position',[90.625 -46.875 3.125 3.125], 'FaceColor',[1 1 1]);
rectangle('Position',[87.5 -50 3.125 3.125], 'FaceColor',[0 0 0]);
rectangle('Position',[90.625 -50 3.125 3.125], 'FaceColor',[1 1 1]);
rectangle('Position',[43.75 -90.625 3.125 3.125], 'FaceColor',[1 1 1]);
rectangle('Position',[46.875 -90.625 3.125 3.125], 'FaceColor',[1 1 1]);
rectangle('Position',[43.75 -93.75 3.125 3.125], 'FaceColor',[0 0 0]);
rectangle('Position',[46.875 -93.75 3.125 3.125], 'FaceColor',[0 0 0]);
rectangle('Position',[50 -90.625 3.125 3.125], 'FaceColor',[1 1 1]);
rectangle('Position',[53.125 -90.625 3.125 3.125], 'FaceColor',[1 1 1]);
rectangle('Position',[50 -93.75 3.125 3.125], 'FaceColor',[0 0 0]);
rectangle('Position',[53.125 -93.75 3.125 3.125], 'FaceColor',[0 0 0]);
rectangle('Position',[87.5 -103.125 3.125 3.125], 'FaceColor',[0 0 0]);
rectangle('Position',[90.625 -103.125 3.125 3.125], 'FaceColor',[0 0 0]);
rectangle('Position',[87.5 -106.25 3.125 3.125], 'FaceColor',[1 1 1]);
rectangle('Position',[90.625 -106.25 3.125 3.125], 'FaceColor',[1 1 1]);
rectangle('Position',[93.75 -103.125 3.125 3.125], 'FaceColor',[0 0 0]);
rectangle('Position',[96.875 -103.125 3.125 3.125], 'FaceColor',[0 0 0]);
rectangle('Position',[93.75 -106.25 3.125 3.125], 'FaceColor',[1 1 1]);
rectangle('Position',[96.875 -106.25 3.125 3.125], 'FaceColor',[1 1 1]);
rectangle('Position',[100 -103.125 3.125 3.125], 'FaceColor',[0 0 0]);
rectangle('Position',[103.125 -103.125 3.125 3.125], 'FaceColor',[0 0 0]);
rectangle('Position',[100 -106.25 3.125 3.125], 'FaceColor',[1 1 1]);
rectangle('Position',[103.125 -106.25 3.125 3.125], 'FaceColor',[1 1 1]);
rectangle('Position',[106.25 -103.125 3.125 3.125], 'FaceColor',[0 0 0]);
rectangle('Position',[109.375 -103.125 3.125 3.125], 'FaceColor',[0 0 0]);
rectangle('Position',[106.25 -106.25 3.125 3.125], 'FaceColor',[1 1 1]);
rectangle('Position',[109.375 -106.25 3.125 3.125], 'FaceColor',[1 1 1]);
rectangle('Position',[112.5 -103.125 3.125 3.125], 'FaceColor',[0 0 0]);
rectangle('Position',[115.625 -103.125 3.125 3.125], 'FaceColor',[0 0 0]);
rectangle('Position',[112.5 -106.25 3.125 3.125], 'FaceColor',[1 1 1]);
rectangle('Position',[115.625 -106.25 3.125 3.125], 'FaceColor',[1 1 1]);
rectangle('Position',[118.75 -103.125 3.125 3.125], 'FaceColor',[0 0 0]);
rectangle('Position',[121.875 -103.125 3.125 3.125], 'FaceColor',[0 0 0]);
rectangle('Position',[118.75 -106.25 3.125 3.125], 'FaceColor',[1 1 1]);
rectangle('Position',[121.875 -106.25 3.125 3.125], 'FaceColor',[1 1 1]);
rectangle('Position',[125 -103.125 3.125 3.125], 'FaceColor',[0 0 0]);
rectangle('Position',[128.125 -103.125 3.125 3.125], 'FaceColor',[0 0 0]);
rectangle('Position',[125 -106.25 3.125 3.125], 'FaceColor',[1 1 1]);
rectangle('Position',[128.125 -106.25 3.125 3.125], 'FaceColor',[1 1 1]);
rectangle('Position',[106.25 -140.625 3.125 3.125], 'FaceColor',[1 1 1]);
rectangle('Position',[109.375 -140.625 3.125 3.125], 'FaceColor',[0 0 0]);
rectangle('Position',[106.25 -143.75 3.125 3.125], 'FaceColor',[1 1 1]);
rectangle('Position',[109.375 -143.75 3.125 3.125], 'FaceColor',[0 0 0]);
rectangle('Position',[106.25 -146.875 3.125 3.125], 'FaceColor',[1 1 1]);
rectangle('Position',[109.375 -146.875 3.125 3.125], 'FaceColor',[0 0 0]);
rectangle('Position',[106.25 -150 3.125 3.125], 'FaceColor',[1 1 1]);
rectangle('Position',[109.375 -150 3.125 3.125], 'FaceColor',[0 0 0]);
rectangle('Position',[150 -140.625 3.125 3.125], 'FaceColor',[1 1 1]);
rectangle('Position',[153.125 -140.625 3.125 3.125], 'FaceColor',[1 1 1]);
rectangle('Position',[150 -143.75 3.125 3.125], 'FaceColor',[0 0 0]);
rectangle('Position',[153.125 -143.75 3.125 3.125], 'FaceColor',[0 0 0]);
rectangle('Position',[156.25 -140.625 3.125 3.125], 'FaceColor',[1 1 1]);
rectangle('Position',[159.375 -140.625 3.125 3.125], 'FaceColor',[1 1 1]);
rectangle('Position',[156.25 -143.75 3.125 3.125], 'FaceColor',[0 0 0]);
rectangle('Position',[159.375 -143.75 3.125 3.125], 'FaceColor',[0 0 0]);
rectangle('Position',[162.5 -140.625 3.125 3.125], 'FaceColor',[1 1 1]);
rectangle('Position',[165.625 -140.625 3.125 3.125], 'FaceColor',[1 1 1]);
rectangle('Position',[162.5 -143.75 3.125 3.125], 'FaceColor',[0 0 0]);
rectangle('Position',[165.625 -143.75 3.125 3.125], 'FaceColor',[0 0 0]);
rectangle('Position',[168.75 -140.625 3.125 3.125], 'FaceColor',[1 1 1]);
rectangle('Position',[171.875 -140.625 3.125 3.125], 'FaceColor',[1 1 1]);
rectangle('Position',[168.75 -143.75 3.125 3.125], 'FaceColor',[0 0 0]);
rectangle('Position',[171.875 -143.75 3.125 3.125], 'FaceColor',[0 0 0]);
rectangle('Position',[175 -140.625 3.125 3.125], 'FaceColor',[1 1 1]);
rectangle('Position',[178.125 -140.625 3.125 3.125], 'FaceColor',[1 1 1]);
rectangle('Position',[175 -143.75 3.125 3.125], 'FaceColor',[0 0 0]);
rectangle('Position',[178.125 -143.75 3.125 3.125], 'FaceColor',[0 0 0]);
rectangle('Position',[181.25 -140.625 3.125 3.125], 'FaceColor',[1 1 1]);
rectangle('Position',[184.375 -140.625 3.125 3.125], 'FaceColor',[1 1 1]);
rectangle('Position',[181.25 -143.75 3.125 3.125], 'FaceColor',[0 0 0]);
rectangle('Position',[184.375 -143.75 3.125 3.125], 'FaceColor',[0 0 0]);
rectangle('Position',[187.5 -140.625 3.125 3.125], 'FaceColor',[1 1 1]);
rectangle('Position',[190.625 -140.625 3.125 3.125], 'FaceColor',[1 1 1]);
rectangle('Position',[187.5 -143.75 3.125 3.125], 'FaceColor',[0 0 0]);
rectangle('Position',[190.625 -143.75 3.125 3.125], 'FaceColor',[0 0 0]);
rectangle('Position',[106.25 -153.125 3.125 3.125], 'FaceColor',[1 1 1]);
rectangle('Position',[109.375 -153.125 3.125 3.125], 'FaceColor',[0 0 0]);
rectangle('Position',[106.25 -156.25 3.125 3.125], 'FaceColor',[1 1 1]);
rectangle('Position',[109.375 -156.25 3.125 3.125], 'FaceColor',[0 0 0]);
rectangle('Position',[106.25 -159.375 3.125 3.125], 'FaceColor',[1 1 1]);
rectangle('Position',[109.375 -159.375 3.125 3.125], 'FaceColor',[0 0 0]);
rectangle('Position',[106.25 -162.5 3.125 3.125], 'FaceColor',[1 1 1]);
rectangle('Position',[109.375 -162.5 3.125 3.125], 'FaceColor',[0 0 0]);
rectangle('Position',[106.25 -165.625 3.125 3.125], 'FaceColor',[1 1 1]);
rectangle('Position',[109.375 -165.625 3.125 3.125], 'FaceColor',[0 0 0]);
rectangle('Position',[106.25 -168.75 3.125 3.125], 'FaceColor',[1 1 1]);
rectangle('Position',[109.375 -168.75 3.125 3.125], 'FaceColor',[0 0 0]);
rectangle('Position',[106.25 -171.875 3.125 3.125], 'FaceColor',[1 1 1]);
rectangle('Position',[109.375 -171.875 3.125 3.125], 'FaceColor',[0 0 0]);
rectangle('Position',[106.25 -175 3.125 3.125], 'FaceColor',[1 1 1]);
rectangle('Position',[109.375 -175 3.125 3.125], 'FaceColor',[0 0 0]);
rectangle('Position',[106.25 -178.125 3.125 3.125], 'FaceColor',[1 1 1]);
rectangle('Position',[109.375 -178.125 3.125 3.125], 'FaceColor',[0 0 0]);
rectangle('Position',[106.25 -181.25 3.125 3.125], 'FaceColor',[1 1 1]);
rectangle('Position',[109.375 -181.25 3.125 3.125], 'FaceColor',[0 0 0]);
rectangle('Position',[106.25 -184.375 3.125 3.125], 'FaceColor',[1 1 1]);
rectangle('Position',[109.375 -184.375 3.125 3.125], 'FaceColor',[0 0 0]);
rectangle('Position',[106.25 -187.5 3.125 3.125], 'FaceColor',[1 1 1]);
rectangle('Position',[109.375 -187.5 3.125 3.125], 'FaceColor',[0 0 0]);
rectangle('Position',[106.25 -190.625 3.125 3.125], 'FaceColor',[1 1 1]);
rectangle('Position',[109.375 -190.625 3.125 3.125], 'FaceColor',[0 0 0]);
rectangle('Position',[106.25 -193.75 3.125 3.125], 'FaceColor',[1 1 1]);
rectangle('Position',[109.375 -193.75 3.125 3.125], 'FaceColor',[0 0 0]);
X=[186,181.25,162.5,162.5,143.75,143.75,134.375,129.688,126.562,123.438,120.312,117.188,114.062,110.938,107.812,104.688,101.562,98.4375,95.3125,92.1875,89.0625,81.25,68.75,56.25,37.5,31.25,31.25,18.75,13];
Y=[-13,-18.75,-37.5,-62.5,-81.25,-93.75,-103.125,-104.688,-104.688,-104.688,-104.688,-104.688,-104.688,-104.688,-104.688,-104.688,-104.688,-104.688,-104.688,-104.688,-104.688,-106.25,-93.75,-81.25,-62.5,-43.75,-31.25,-18.75,-13];
hold on;
plot(X,Y,'r');
legend('284.728','Location','southoutside');
